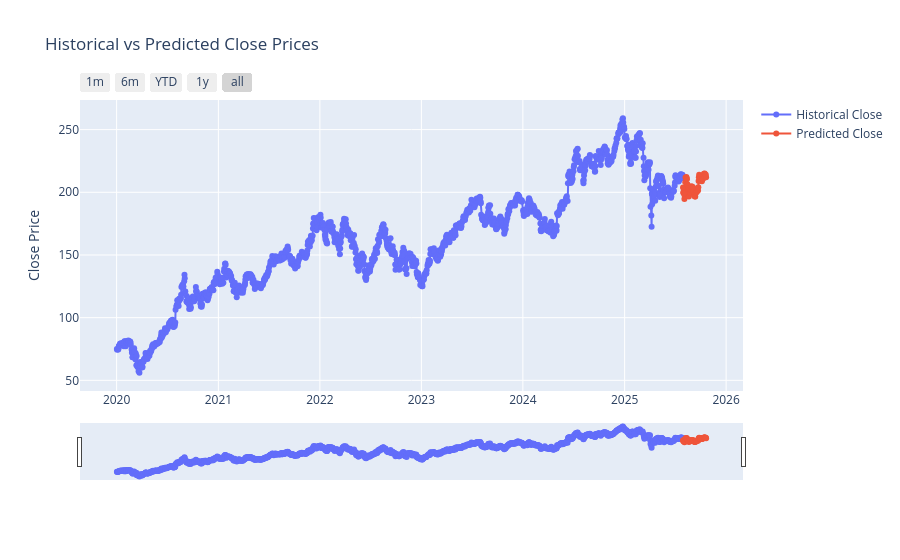

Notebook cell for this chart:
### Markdown cell above
## 6.1.2 Future Forecasting for 60 days

### Code cell
def linear_forecasting(df, future_days=60):
    # Define features and target
    X = df[['Open', 'High', 'Low', 'Volume',
       'moving_average_10', 'RSI', 'MACD', 'MACD_Signal', '20_SMA', 'BB_Upper',
       'BB_Lower']]
    y = df['Close']
    X=X.fillna(0)
    # Normalize features using Min-Max scaling
    #scaler = MinMaxScaler()
    #X_scaled = scaler.fit_transform(X)

    X_train, X_test, y_train, y_test = train_test_split(X, y, test_size=0.3, random_state=42)

    # Fit the linear regression model
    regressor = Ridge(best_alpha)
    regressor.fit(X, y)
    # Predicting for the future dates
    # Tarih indeksini datetime formatına çevir (eğer değilse)
    if not isinstance(df.index, pd.DatetimeIndex):
        df.index = pd.to_datetime(df.index)


    # Predicting for the future dates
    future_dates = pd.date_range(df.index[-1] + pd.DateOffset(1), periods=future_days, freq='B')
    future_features = df.iloc[-1*future_days:][['Open', 'High', 'Low', 'Volume',
       'moving_average_10', 'RSI', 'MACD', 'MACD_Signal', '20_SMA', 'BB_Upper',
       'BB_Lower']]
    #future_features_scaled = scaler.transform(future_features)
    future_predictions = regressor.predict(future_features)

    # Creating a DataFrame for future predictions
    future_prediction_df = pd.DataFrame({
        'Date': future_dates,
        'Predicted': future_predictions
    })
    future_prediction_df.set_index('Date', inplace=True)

    # Create figure with plotly
    fig = go.Figure()

    # Historical data trace
    fig.add_trace(go.Scatter(x=df.index, y=df['Close'], mode='lines+markers', name='Historical Close'))

    # Future predictions trace
    fig.add_trace(go.Scatter(x=future_prediction_df.index, y=future_prediction_df['Predicted'], mode='lines+markers', name='Predicted Close'))

    # Update layout for better interactive controls
    fig.update_layout(
        title='Historical vs Predicted Close Prices',
        xaxis=dict(
            rangeselector=dict(
                buttons=list([
                    dict(count=1, label="1m", step="month", stepmode="backward"),
                    dict(count=6, label="6m", step="month", stepmode="backward"),
                    dict(count=1, label="YTD", step="year", stepmode="todate"),
                    dict(count=1, label="1y", step="year", stepmode="backward"),
                    dict(step="all")
                ])
            ),
            rangeslider=dict(
                visible=True
            ),
            type="date"
        ),
        yaxis=dict(
            title="Close Price",
            autorange=True,
            type="linear"
        )
    )

    fig.show()

    return regressor, scaler, future_prediction_df

regressor, scaler, future_predictions = linear_forecasting(df,future_days=60)

# Print  future_predictions DataFrame
print("Future Predictions:")
print(future_predictions)

### Figure 1 — Plotly figure (JSON) as saved in the notebook; plotly's stock layout.template omitted (floating-point values rounded to 4 significant figures; data arrays with more than 128 entries replaced by an {"elided": "..."} marker saying what was removed)
{"data": [{"mode": "lines+markers", "name": "Historical Close", "type": "scatter", "x": {"elided": "1400 str values"}, "y": {"elided": "1400 float values"}}, {"mode": "lines+markers", "name": "Predicted Close", "type": "scatter", "x": ["2025-07-30T00:00:00", "2025-07-31T00:00:00", "2025-08-01T00:00:00", "2025-08-04T00:00:00", "2025-08-05T00:00:00", "2025-08-06T00:00:00", "2025-08-07T00:00:00", "2025-08-08T00:00:00", "2025-08-11T00:00:00", "2025-08-12T00:00:00", "2025-08-13T00:00:00", "2025-08-14T00:00:00", "2025-08-15T00:00:00", "2025-08-18T00:00:00", "2025-08-19T00:00:00", "2025-08-20T00:00:00", "2025-08-21T00:00:00", "2025-08-22T00:00:00", "2025-08-25T00:00:00", "2025-08-26T00:00:00", "2025-08-27T00:00:00", "2025-08-28T00:00:00", "2025-08-29T00:00:00", "2025-09-01T00:00:00", "2025-09-02T00:00:00", "2025-09-03T00:00:00", "2025-09-04T00:00:00", "2025-09-05T00:00:00", "2025-09-08T00:00:00", "2025-09-09T00:00:00", "2025-09-10T00:00:00", "2025-09-11T00:00:00", "2025-09-12T00:00:00", "2025-09-15T00:00:00", "2025-09-16T00:00:00", "2025-09-17T00:00:00", "2025-09-18T00:00:00", "2025-09-19T00:00:00", "2025-09-22T00:00:00", "2025-09-23T00:00:00", "2025-09-24T00:00:00", "2025-09-25T00:00:00", "2025-09-26T00:00:00", "2025-09-29T00:00:00", "2025-09-30T00:00:00", "2025-10-01T00:00:00", "2025-10-02T00:00:00", "2025-10-03T00:00:00", "2025-10-06T00:00:00", "2025-10-07T00:00:00", "2025-10-08T00:00:00", "2025-10-09T00:00:00", "2025-10-10T00:00:00", "2025-10-13T00:00:00", "2025-10-14T00:00:00", "2025-10-15T00:00:00", "2025-10-16T00:00:00", "2025-10-17T00:00:00", "2025-10-20T00:00:00", "2025-10-21T00:00:00"], "y": [203.7, 200.0, 199.3, 194.7, 197.3, 199.3, 208.0, 211.8, 212.2, 211.5, 210.5, 206.2, 206.1, 203.0, 201.5, 196.7, 199.7, 201.9, 199.8, 199.5, 201.6, 202.9, 204.8, 201.7, 204.4, 202.1, 203.6, 200.2, 198.2, 197.1, 197.9, 196.6, 196.6, 199.9, 200.1, 201.4, 202.6, 200.9, 201.4, 204.1, 209.1, 212.0, 214.1, 212.5, 210.0, 209.3, 212.7, 211.4, 208.9, 211.2, 210.8, 210.9, 210.8, 214.8, 214.0, 213.1, 215.0, 214.2, 214.0, 212.0]}], "layout": {"title": {"text": "Historical vs Predicted Close Prices"}, "xaxis": {"rangeselector": {"buttons": [{"count": 1, "label": "1m", "step": "month", "stepmode": "backward"}, {"count": 6, "label": "6m", "step": "month", "stepmode": "backward"}, {"count": 1, "label": "YTD", "step": "year", "stepmode": "todate"}, {"count": 1, "label": "1y", "step": "year", "stepmode": "backward"}, {"step": "all"}]}, "rangeslider": {"visible": true}, "type": "date"}, "yaxis": {"autorange": true, "title": {"text": "Close Price"}, "type": "linear"}}}
